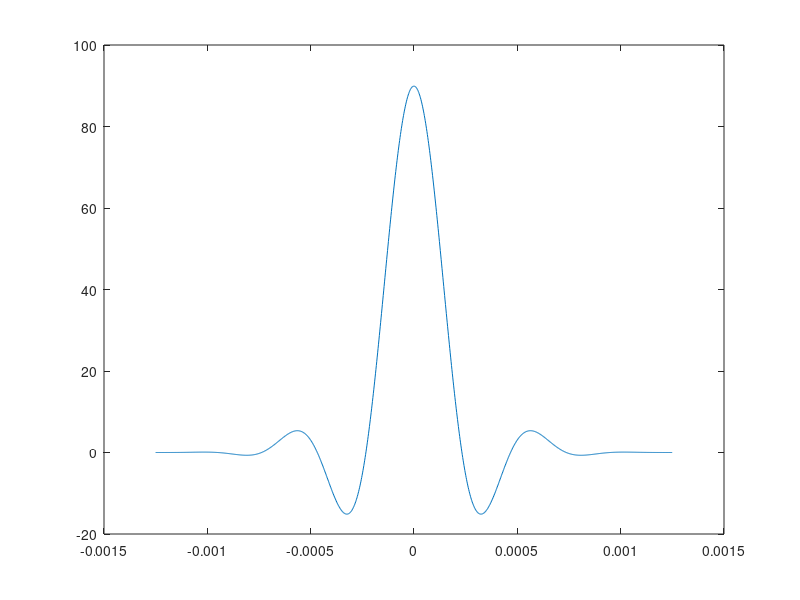

Source code (MATLAB):
% MATLAB script for Illustrative Problem 12, Chapter 7.
echo on
alpha=0.4;
T=1/4800;
t=[-3*T:1.001*T/100:3*T];
x=sinc(t./T).*(cos(pi*alpha*t./T)./(1-4*alpha^2*t.^2/T^2));
pause % Press any key to see a plot of x(t).
plot(t,x)
y=xcorr(x);
ty=[t-3*T,t(2:length(t))+3*T];
pause % Press any key to see a plot of the autocorrelation of x(t).
plot(ty,y);
d=60;                   % Early and late advance and delay
ee=0.01;                % Precision
e=1;                    % Step size
n=700;                  % The incorrect sampling time
while abs(abs(y(n+d))-abs(y(n-d)))>=ee
  if abs(y(n+d))-abs(y(n-d))>0
    n=n+e;
  elseif abs(y(n+d))-abs(y(n-d))<0
    n=n-e;
  end
  echo off ;
end
echo on ;
pause % Press any key to see the corrected sampling time
n
n=500;                  % Another incorrect sampling time
while abs(abs(y(n+d))-abs(y(n-d)))>=ee
  if abs(y(n+d))-abs(y(n-d))>0
    n=n+e;
  elseif abs(y(n+d))-abs(y(n-d))<0
    n=n-e;
  end
  echo off ;
end
echo on ;
pause % Press any key to see the corrected sampling time
n
